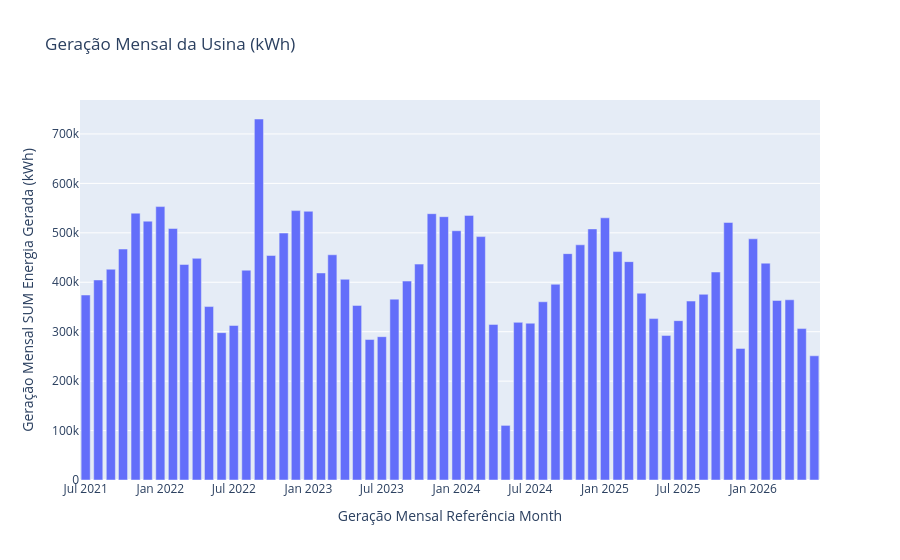

Notebook cell for this chart:
### Code cell
import plotly.express as px

# Gráfico de barras simples: Mês no eixo X e Geração no eixo Y
fig = px.bar(
    tabela_limpa, 
    x='Geração Mensal Referência Month', 
    y='Geração Mensal SUM Energia Gerada (kWh)',
    title='Geração Mensal da Usina (kWh)',
    labels={'data': 'Mês/Ano', 'geracao': 'Geração (kWh)'}
)

fig.show()
